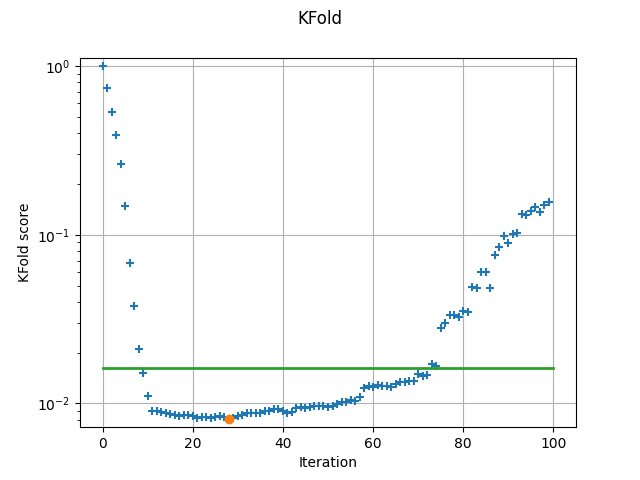

This chart was generated by the following Python code:
"""Implements the selection method of a polynomial chaos expansion algorithm in Python.

This implements 2 algorithms:
- Algorithm B.1 page 628 of (Lüthen, et al., 2021),
- Algorithm B.1 with with CV using Corrected Leave-One-Out or K-Fold.

TODO-List
---------
- Extend the code to multiple output dimensions.
- Early stopping of the algorithm using the K-Fold or Corrected LOO score.
- Implement LARS using algorithm B.2.

Reference
---------
- Lüthen, N., Marelli, S., & Sudret, B. (2021).
  Sparse polynomial chaos expansions: Literature survey and benchmark.
  SIAM/ASA Journal on Uncertainty Quantification, 9(2), 593-649.
- https://gist.github.com/mbaudin47/87a09578aef2e38b498f2f5c5cda193b

Output
------
Fitting score = 1.0005e+00
Current active indices = [0]
  Best index = 30 with max. abs. corr. = 2.2630e+00
  Fitting score = 7.3706e-01
Current active indices = [0, 30]
  Best index = 1 with max. abs. corr. = 1.7322e+00
  Fitting score = 5.3630e-01
Current active indices = [0, 30, 1]
  Best index = 15 with max. abs. corr. = 1.5058e+00
  Fitting score = 3.9255e-01
Current active indices = [0, 30, 1, 15]
  Best index = 77 with max. abs. corr. = 1.5628e+00
  Fitting score = 2.6353e-01
Current active indices = [0, 30, 1, 15, 77]
  Best index = 10 with max. abs. corr. = 1.2747e+00
  Fitting score = 1.4707e-01
Current active indices = [0, 30, 1, 15, 77, 10]
  Best index = 40 with max. abs. corr. = 1.0375e+00
  Fitting score = 6.7582e-02
Current active indices = [0, 30, 1, 15, 77, 10, 40]
  Best index = 7 with max. abs. corr. = 6.7762e-01
  Fitting score = 3.7777e-02

[...]

Current active indices = [0, 30, 1, 15, 77, 10, 40, 7, 98, 49, 35, 89, 18, 32, 46, 63, 26, 29, 91, 19, 41, 96, 81, 47, 72, 82, 85, 94, 8, 3, 71, 22, 74, 28, 34, 2, 48, 66, 5, 51, 17, 64, 9, 57, 97, 69, 39, 12, 24, 20, 52, 73, 58, 50, 79, 60, 25, 87, 75, 95, 45, 70, 31, 44, 61, 38, 62, 43, 86, 54, 65, 99, 33, 37, 59, 6, 16, 80, 55, 42, 78, 56, 11, 36, 76, 67, 92, 14, 93, 4, 13, 84, 83, 21, 23, 53, 90, 27]
  Best index = 88 with max. abs. corr. = 3.0559e-03
  Fitting score = 1.4961e-01
Current active indices = [0, 30, 1, 15, 77, 10, 40, 7, 98, 49, 35, 89, 18, 32, 46, 63, 26, 29, 91, 19, 41, 96, 81, 47, 72, 82, 85, 94, 8, 3, 71, 22, 74, 28, 34, 2, 48, 66, 5, 51, 17, 64, 9, 57, 97, 69, 39, 12, 24, 20, 52, 73, 58, 50, 79, 60, 25, 87, 75, 95, 45, 70, 31, 44, 61, 38, 62, 43, 86, 54, 65, 99, 33, 37, 59, 6, 16, 80, 55, 42, 78, 56, 11, 36, 76, 67, 92, 14, 93, 4, 13, 84, 83, 21, 23, 53, 90, 27, 88]
  Best index = 68 with max. abs. corr. = 1.2446e-03
  Fitting score = 1.5592e-01
"""

# %%
import openturns as ot
from openturns.usecases import ishigami_function
import openturns.viewer as otv

# %%
# [Markdown]
# Notice that this script does not use Numpy _at all_.

# %%
ot.RandomGenerator.SetSeed(0)

# %%
im = ishigami_function.IshigamiModel()
sample_size = 200
experiment = ot.MonteCarloExperiment(im.inputDistribution, sample_size)
input_sample, wX = experiment.generateWithWeights()
output_sample = im.model(input_sample)

# %%
maximum_basis_dimension = 100
leastSquaresMethodName = "SVD"

# %%
# Create basis
basis = ot.OrthogonalProductPolynomialFactory(
    [
        im.inputDistribution.getMarginal(i)
        for i in range(im.inputDistribution.getDimension())
    ]
)
basis

# %%
# 1. Compute all coefficients
transformation = ot.DistributionTransformation(im.inputDistribution, basis.getMeasure())
standard_input = transformation(input_sample)
indices = ot.Indices(maximum_basis_dimension)
indices.fill()
functions = [basis.build(i) for i in indices]
designProxy = ot.DesignProxy(standard_input, functions)
leastSquaresSolver = ot.LeastSquaresMethod.Build(
    leastSquaresMethodName, designProxy, wX, range(len(indices))
)
outputDimension = output_sample.getDimension()
coefficients = ot.Sample(len(indices), outputDimension)
for j in range(outputDimension):
    coeffsJ = leastSquaresSolver.solve(output_sample.getMarginal(j).asPoint())
    for i in range(len(indices)):
        coefficients[i, j] = coeffsJ[i]
# Create the result
result = ot.FunctionalChaosResult(
    input_sample,
    output_sample,
    im.inputDistribution,
    transformation,
    transformation.inverse(),
    basis,
    indices,
    coefficients,
    functions,
)
result

# %%
# TODO : Extend MetaModelValidation with weights 
# (see https://github.com/openturns/openturns/issues/2722)
experiment = ot.MonteCarloExperiment(im.inputDistribution, 100)
input_test = experiment.generate()
output_test = im.model(input_test)
meta_model = result.getMetaModel()
validation = ot.MetaModelValidation(output_test, meta_model(input_test))
print(f"Q2 = {validation.computeR2Score()[0]:.15f}")


# %%
# 2. Compute the coefficients using Orthogonal Matching Pursuit (OMP) method
sample_size = standard_input.getSize()
transformation = ot.DistributionTransformation(im.inputDistribution, basis.getMeasure())
standard_input = transformation(input_sample)
# Create a list of functions
functions = [functions[i] for i in range(maximum_basis_dimension)]
designProxy = ot.DesignProxy(standard_input, functions)
# Initialisation
list_of_active_functions = [0]  # Initialize with constant basis
leastSquaresMethod = ot.LeastSquaresMethod.Build(
    leastSquaresMethodName, designProxy, wX, list_of_active_functions
)
residuals = output_sample.asPoint()
# Select your best fitting algorithm
# fitting = ot.CorrectedLeaveOneOut()
kParameter = 10
fitting = ot.KFold(kParameter)
# Compute initial fitting score
fitting_score = fitting.run(
    leastSquaresMethod,
    output_sample,
)
print(f"  Fitting score = {fitting_score:.4e}")
fitting_score_list = [fitting_score]
# Update residuals
residuals -= ot.Point(sample_size, output_sample.computeMean()[0])
# TODO: Repeat this for output each marginal
for i in range(maximum_basis_dimension - 1):
    # Find candidate with maximum absolute correlation with the residual
    print(f"Current active indices = {list_of_active_functions}")
    maximum_absolute_correlation = 0.0
    best_basis_function_index = None
    for j in range(maximum_basis_dimension):
        if j in list_of_active_functions:
            # Skip this basis (already active)
            continue
        current_basis_function = functions[j]
        basis_function_value = current_basis_function(standard_input)
        current_absolute_correlation = (
            abs(residuals.dot(basis_function_value.asPoint())) / sample_size
        )
        if current_absolute_correlation > maximum_absolute_correlation:
            best_basis_function_index = j
            maximum_absolute_correlation = current_absolute_correlation
    print(
        f"  Best index = {best_basis_function_index} "
        f"with max. abs. corr. = {maximum_absolute_correlation:.4e}"
    )
    # Update the LS method
    leastSquaresMethod.update([best_basis_function_index], list_of_active_functions, [])
    # Add the best candidate to the active set
    list_of_active_functions.append(best_basis_function_index)
    # Update the coefficients
    coefficients = leastSquaresMethod.solve(output_sample.asPoint())
    # Update the residuals
    designMatrix = leastSquaresMethod.computeWeightedDesign()
    residuals = output_sample.asPoint() - designMatrix * coefficients
    # Compute corrected leave-out score
    # After https://github.com/openturns/openturns/issues/2948
    fitting_score = fitting.run(leastSquaresMethod, output_sample)
    print(f"  Fitting score = {fitting_score:.4e}")
    fitting_score_list.append(fitting_score)

coefficientSample = ot.Sample.BuildFromPoint(coefficients)

# %%
# Create the result
functions = [functions[i] for i in list_of_active_functions]
result = ot.FunctionalChaosResult(
    input_sample,
    output_sample,
    im.inputDistribution,
    transformation,
    transformation.inverse(),
    basis,
    list_of_active_functions,
    coefficientSample,
    functions,
)
result

# %%
meta_model = result.getMetaModel()
validation = ot.MetaModelValidation(output_test, meta_model(input_test))
print(f"Q2 = {validation.computeR2Score()[0]:.15f}")

# %%
def argmin(liste):
    # This can be avoided if using np.argmin.
    # But we want to show that Numpy can be avoided here,
    # and rely only on OpenTURNS for the OMP algorithm.
    if not liste:
        return None
    
    indice_min = 0
    valeur_min = liste[0]
    
    for i in range(1, len(liste)):
        if liste[i] < valeur_min:
            valeur_min = liste[i]
            indice_min = i
            
    return indice_min

# %%
threshold = ot.ResourceMap.GetAsScalar("SparseMethod-ErrorThreshold")
error_factor = ot.ResourceMap.GetAsScalar("SparseMethod-MaximumErrorFactor")
min_index = argmin(fitting_score_list)
fitting_score_min = min(fitting_score_list)
graph = ot.Graph(
    f"{fitting.getClassName()}", "Iteration", f"{fitting.getClassName()} score", True
)
cloud = ot.Cloud(range(maximum_basis_dimension), fitting_score_list)
graph.add(cloud)
graph.setLogScale(ot.GraphImplementation.LOGY)
# Plot min corrected score
cloud = ot.Cloud([min_index], [fitting_score_min])
cloud.setPointStyle("circle")
cloud.setLegend("Min")
graph.add(cloud)
# Plot error factor
curve = ot.Curve([0, maximum_basis_dimension], [error_factor * fitting_score_min] * 2)
curve.setLineWidth(2.0)
curve.setLegend("Treshold")
graph.add(curve)
view = otv.View(graph)
view.save("test_orthogonal_matching_pursuit.png")

# %%
